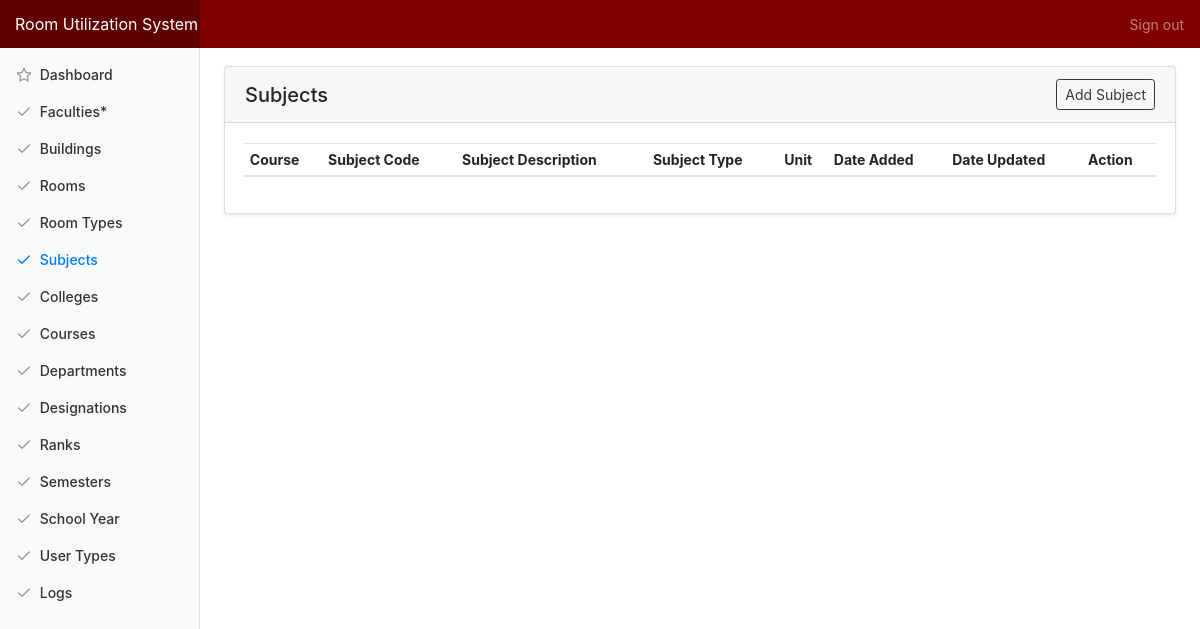
Before: /admin/subject with the older database file.
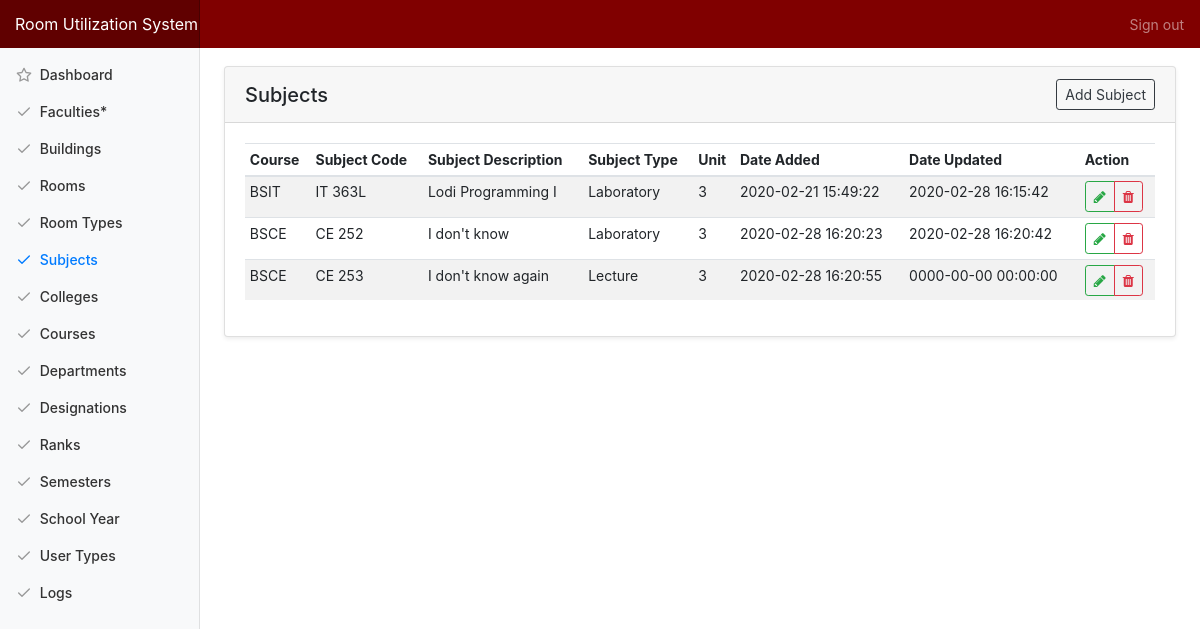
After: the same page with the newer database file.
### tables this page shows
CREATE TABLE `tbl_subject` (
  `subject_id` int(11) NOT NULL,
  `course_id` int(11) NOT NULL,
  `subject_code` varchar(50) NOT NULL,
  `subject_description` varchar(250) NOT NULL,
  `subject_type` varchar(50) NOT NULL,
  `subject_unit` int(4) NOT NULL,
  `subject_added` datetime NOT NULL DEFAULT CURRENT_TIMESTAMP,
  `subject_modified` datetime NOT NULL DEFAULT '0000-00-00 00:00:00' ON UPDATE CURRENT_TIMESTAMP
);

CREATE TABLE `tbl_course` (
  `course_id` int(10) NOT NULL,
  `college_id` int(10) NOT NULL,
  `department_id` int(11) NOT NULL,
  `course_name` varchar(255) NOT NULL,
  `course_abbr` varchar(20) NOT NULL,
  `course_added` datetime NOT NULL DEFAULT CURRENT_TIMESTAMP,
  `course_modified` datetime NOT NULL DEFAULT '0000-00-00 00:00:00' ON UPDATE CURRENT_TIMESTAMP
);

### application/controllers/Admin.php (called while the page is built, shortened)
<?php
class Admin extends CI_Controller {
	public function subject(){
		$data['title'] = "Subjects";
		$data['courses'] = $this->main_model->getCourses();
		$data['subjects'] = $this->main_model->getSubjects();
		$data['room_types'] = $this->main_model->getRoomTypes();
		$this->load->view('templates/header', $data);
		$this->load->view('admin/subject');
		$this->load->view('templates/footer');
	}
}

### index.php (called while the page is built, shortened)
<?php
require_once BASEPATH.'core/CodeIgniter.php';

### application/models/Main_model.php (called while the page is built, shortened)
<?php defined('BASEPATH') OR exit('No direct script access allowed');
Class Main_model extends CI_Model{
	public function getSubjects(){
		return $this->db->join('tbl_course', 'tbl_course.course_id=tbl_subject.course_id')->get('tbl_subject')->result_array();
	}
}

### application/views/admin/subject.php (the view, shortened to what this page needs)
<div class="container-fluid">
  <div class="row">
    <main role="main" class="col-md-9 ml-sm-auto col-lg-10 pt-4 px-4 mb-3">
      <div class="card shadow-sm">
			  <h5 class="card-header d-flex justify-content-between align-items-center">
          <?=$title?>
          <a href="#" class="btn btn-outline-dark btn-sm" data-toggle="modal" data-target="#modal_subject_add">Add Subject</a>
        </h5>
			  <div class="card-body">
          <table class="table table-striped table-hover table-sm">
            <thead>
              <tr>
                <th>Course</th>
                <th>Subject Code</th>
                <th>Subject Description</th>
                <th>Subject Type</th>
                <th>Unit</th>
                <th>Date Added</th>
                <th>Date Updated</th>
                <th>Action</th>
              </tr>
            </thead>
            <tbody>
              <?php foreach ($subjects as $row) {?>
              <tr>
                <td><?=$row['course_abbr']?></td>
                <td><?=$row['subject_code']?></td>
                <td><?=$row['subject_description']?></td>
                <td><?=$row['subject_type']?></td>
                <td><?=$row['subject_unit']?></td>
                <td><?=$row['subject_added']?></td>
                <td><?=$row['subject_modified']?></td>
                <td>
                  <div class="btn-group" role="group">
                    <a href="#" class="btn btn-sm btn-outline-success action-btn updateSubject" id="<?=$row['subject_id']?>//<?=$row['subject_code']?>//<?=$row['subject_description']?>//<?=$row['subject_type']?>//<?=$row['subject_unit']?>//<?=$row['course_id']?>" data-toggle="modal" data-target="#modal_subject_update" data-toggle="tooltip" data-placement="top" title="Update Subject">
                      <span class="fa fa-pencil"></span>
                    </a>
                    <a href="#" id="<?=base_url('admin/delete/subject/'.$row['subject_id'])?>" class="btn btn-sm btn-outline-danger action-btn delete" data-toggle="tooltip" data-placement="top" title="Delete Subject">
                      <span class="fa fa-trash"></span>
                    </a>
                  </div>
                </td>
              </tr>
              <?php } ?>
            </tbody>
          </table>
			  </div>
			</div>
   </main>
  </div>
</div>

Changed rows visible on the page:
now on this page (row edited): tbl_subject: course.course_abbr "BSIT", subject_code "IT 363L", subject_description "Lodi Programming I", subject_type "Laboratory", subject_unit "3", subject_added "2020-02-21 15:49:22", subject_modified "2020-02-28 16:15:42"
added tbl_subject: course.course_abbr "BSCE", subject_code "CE 252", subject_description "I don't know", subject_type "Laboratory", subject_unit "3", subject_added "2020-02-28 16:20:23", subject_modified "2020-02-28 16:20:42"
added tbl_subject: course.course_abbr "BSCE", subject_code "CE 253", subject_description "I don't know again", subject_type "Lecture", subject_unit "3", subject_added "2020-02-28 16:20:55", subject_modified "0000-00-00 00:00:00"
